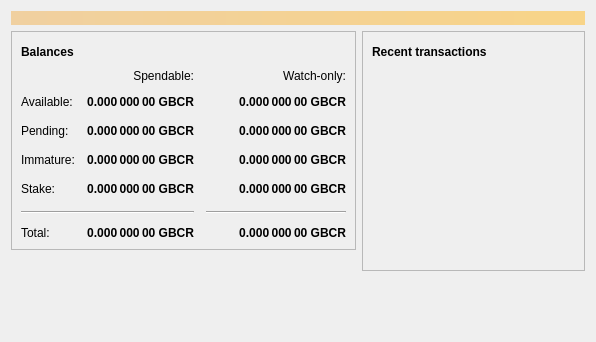
<?xml version="1.0" encoding="UTF-8"?>
<ui version="4.0">
 <class>OverviewPage</class>
 <widget class="QWidget" name="OverviewPage">
  <property name="geometry">
   <rect>
    <x>0</x>
    <y>0</y>
    <width>596</width>
    <height>342</height>
   </rect>
  </property>
  <property name="windowTitle">
   <string>Form</string>
  </property>
  <layout class="QVBoxLayout" name="topLayout">
   <item>
    <widget class="QLabel" name="labelAlerts">
     <property name="visible">
      <bool>false</bool>
     </property>
     <property name="styleSheet">
      <string notr="true">QLabel { background-color: qlineargradient(x1: 0, y1: 0, x2: 1, y2: 0, stop:0 #F0D0A0, stop:1 #F8D488); color:#000000; }</string>
     </property>
     <property name="wordWrap">
      <bool>true</bool>
     </property>
     <property name="margin">
      <number>3</number>
     </property>
     <property name="textInteractionFlags">
      <set>Qt::TextSelectableByMouse</set>
     </property>
    </widget>
   </item>
   <item>
    <layout class="QHBoxLayout" name="horizontalLayout" stretch="1,1">
     <item>
      <layout class="QVBoxLayout" name="verticalLayout_2">
       <item>
        <widget class="QFrame" name="frame">
         <property name="frameShape">
          <enum>QFrame::StyledPanel</enum>
         </property>
         <property name="frameShadow">
          <enum>QFrame::Raised</enum>
         </property>
         <layout class="QVBoxLayout" name="verticalLayout_4">
          <item>
           <layout class="QHBoxLayout" name="horizontalLayout_4">
            <item>
             <widget class="QLabel" name="label_5">
              <property name="font">
               <font>
                <weight>75</weight>
                <bold>true</bold>
               </font>
              </property>
              <property name="text">
               <string>Balances</string>
              </property>
             </widget>
            </item>
            <item>
             <widget class="QPushButton" name="labelWalletStatus">
              <property name="enabled">
               <bool>true</bool>
              </property>
              <property name="maximumSize">
               <size>
                <width>30</width>
                <height>16777215</height>
               </size>
              </property>
              <property name="toolTip">
               <string>The displayed information may be out of date. Your wallet automatically synchronizes with the Gold BCR network after a connection is established, but this process has not completed yet.</string>
              </property>
              <property name="text">
               <string/>
              </property>
              <property name="icon">
               <iconset resource="../goldbcr.qrc">
                <normaloff>:/icons/warning</normaloff>
                <disabledoff>:/icons/warning</disabledoff>:/icons/warning</iconset>
              </property>
              <property name="iconSize">
               <size>
                <width>24</width>
                <height>24</height>
               </size>
              </property>
              <property name="flat">
               <bool>true</bool>
              </property>
             </widget>
            </item>
            <item>
             <spacer name="horizontalSpacer_3">
              <property name="orientation">
               <enum>Qt::Horizontal</enum>
              </property>
              <property name="sizeHint" stdset="0">
               <size>
                <width>40</width>
                <height>20</height>
               </size>
              </property>
             </spacer>
            </item>
           </layout>
          </item>
          <item>
           <layout class="QGridLayout" name="gridLayout">
            <property name="spacing">
             <number>12</number>
            </property>
            <item row="2" column="2">
             <widget class="QLabel" name="labelWatchPending">
              <property name="font">
               <font>
                <weight>75</weight>
                <bold>true</bold>
               </font>
              </property>
              <property name="cursor">
               <cursorShape>IBeamCursor</cursorShape>
              </property>
              <property name="toolTip">
               <string>Unconfirmed transactions to watch-only addresses</string>
              </property>
              <property name="text">
               <string notr="true">0.000 000 00 GBCR</string>
              </property>
              <property name="alignment">
               <set>Qt::AlignRight|Qt::AlignTrailing|Qt::AlignVCenter</set>
              </property>
              <property name="textInteractionFlags">
               <set>Qt::LinksAccessibleByMouse|Qt::TextSelectableByKeyboard|Qt::TextSelectableByMouse</set>
              </property>
             </widget>
            </item>
            <item row="2" column="1">
             <widget class="QLabel" name="labelUnconfirmed">
              <property name="font">
               <font>
                <weight>75</weight>
                <bold>true</bold>
               </font>
              </property>
              <property name="cursor">
               <cursorShape>IBeamCursor</cursorShape>
              </property>
              <property name="toolTip">
               <string>Total of transactions that have yet to be confirmed, and do not yet count toward the spendable balance</string>
              </property>
              <property name="text">
               <string notr="true">0.000 000 00 GBCR</string>
              </property>
              <property name="alignment">
               <set>Qt::AlignRight|Qt::AlignTrailing|Qt::AlignVCenter</set>
              </property>
              <property name="textInteractionFlags">
               <set>Qt::LinksAccessibleByMouse|Qt::TextSelectableByKeyboard|Qt::TextSelectableByMouse</set>
              </property>
             </widget>
            </item>
            <item row="3" column="2">
             <widget class="QLabel" name="labelWatchImmature">
              <property name="font">
               <font>
                <weight>75</weight>
                <bold>true</bold>
               </font>
              </property>
              <property name="cursor">
               <cursorShape>IBeamCursor</cursorShape>
              </property>
              <property name="toolTip">
               <string>Mined balance in watch-only addresses that has not yet matured</string>
              </property>
              <property name="text">
               <string notr="true">0.000 000 00 GBCR</string>
              </property>
              <property name="alignment">
               <set>Qt::AlignRight|Qt::AlignTrailing|Qt::AlignVCenter</set>
              </property>
              <property name="textInteractionFlags">
               <set>Qt::LinksAccessibleByMouse|Qt::TextSelectableByKeyboard|Qt::TextSelectableByMouse</set>
              </property>
             </widget>
            </item>
            <item row="5" column="0" colspan="2">
             <widget class="Line" name="line">
              <property name="orientation">
               <enum>Qt::Horizontal</enum>
              </property>
             </widget>
            </item>
            <item row="5" column="2">
             <widget class="Line" name="lineWatchBalance">
              <property name="sizePolicy">
               <sizepolicy hsizetype="Preferred" vsizetype="Fixed">
                <horstretch>0</horstretch>
                <verstretch>0</verstretch>
               </sizepolicy>
              </property>
              <property name="minimumSize">
               <size>
                <width>140</width>
                <height>0</height>
               </size>
              </property>
              <property name="orientation">
               <enum>Qt::Horizontal</enum>
              </property>
             </widget>
            </item>
            <item row="6" column="0">
             <widget class="QLabel" name="labelTotalText">
              <property name="text">
               <string>Total:</string>
              </property>
             </widget>
            </item>
            <item row="3" column="1">
             <widget class="QLabel" name="labelImmature">
              <property name="font">
               <font>
                <weight>75</weight>
                <bold>true</bold>
               </font>
              </property>
              <property name="cursor">
               <cursorShape>IBeamCursor</cursorShape>
              </property>
              <property name="toolTip">
               <string>Mined balance that has not yet matured</string>
              </property>
              <property name="text">
               <string notr="true">0.000 000 00 GBCR</string>
              </property>
              <property name="alignment">
               <set>Qt::AlignRight|Qt::AlignTrailing|Qt::AlignVCenter</set>
              </property>
              <property name="textInteractionFlags">
               <set>Qt::LinksAccessibleByMouse|Qt::TextSelectableByKeyboard|Qt::TextSelectableByMouse</set>
              </property>
             </widget>
            </item>
            <item row="2" column="3">
             <spacer name="horizontalSpacer_2">
              <property name="orientation">
               <enum>Qt::Horizontal</enum>
              </property>
              <property name="sizeHint" stdset="0">
               <size>
                <width>40</width>
                <height>20</height>
               </size>
              </property>
             </spacer>
            </item>
            <item row="3" column="0">
             <widget class="QLabel" name="labelImmatureText">
              <property name="text">
               <string>Immature:</string>
              </property>
             </widget>
            </item>
            <item row="4" column="1">
             <widget class="QLabel" name="labelStake">
              <property name="font">
               <font>
                <weight>75</weight>
                <bold>true</bold>
               </font>
              </property>
              <property name="cursor">
               <cursorShape>IBeamCursor</cursorShape>
              </property>
              <property name="toolTip">
               <string>Stake</string>
              </property>
              <property name="text">
               <string notr="true">0.000 000 00 GBCR</string>
              </property>
              <property name="alignment">
               <set>Qt::AlignRight|Qt::AlignTrailing|Qt::AlignVCenter</set>
              </property>
              <property name="textInteractionFlags">
               <set>Qt::LinksAccessibleByMouse|Qt::TextSelectableByKeyboard|Qt::TextSelectableByMouse</set>
              </property>
             </widget>
            </item>
            <item row="4" column="3">
             <spacer name="horizontalSpacer_4">
              <property name="orientation">
               <enum>Qt::Horizontal</enum>
              </property>
              <property name="sizeHint" stdset="0">
               <size>
                <width>40</width>
                <height>20</height>
               </size>
              </property>
             </spacer>
            </item>
            <item row="4" column="0">
             <widget class="QLabel" name="labelStakeText">
              <property name="text">
                <string>Stake:</string>
              </property>
             </widget>
            </item>
            <item row="4" column="2">
             <widget class="QLabel" name="labelWatchStake">
              <property name="font">
               <font>
                <weight>75</weight>
                <bold>true</bold>
               </font>
              </property>
              <property name="cursor">
               <cursorShape>IBeamCursor</cursorShape>
              </property>
              <property name="toolTip">
               <string>Watch Stake</string>
              </property>
              <property name="text">
               <string notr="true">0.000 000 00 GBCR</string>
              </property>
              <property name="alignment">
               <set>Qt::AlignRight|Qt::AlignTrailing|Qt::AlignVCenter</set>
              </property>
              <property name="textInteractionFlags">
               <set>Qt::LinksAccessibleByMouse|Qt::TextSelectableByKeyboard|Qt::TextSelectableByMouse</set>
              </property>
             </widget>
            </item>
            <item row="6" column="1">
             <widget class="QLabel" name="labelTotal">
              <property name="font">
               <font>
                <weight>75</weight>
                <bold>true</bold>
               </font>
              </property>
              <property name="cursor">
               <cursorShape>IBeamCursor</cursorShape>
              </property>
              <property name="toolTip">
               <string>Your current total balance</string>
              </property>
              <property name="text">
               <string notr="true">0.000 000 00 GBCR</string>
              </property>
              <property name="alignment">
               <set>Qt::AlignRight|Qt::AlignTrailing|Qt::AlignVCenter</set>
              </property>
              <property name="textInteractionFlags">
               <set>Qt::LinksAccessibleByMouse|Qt::TextSelectableByKeyboard|Qt::TextSelectableByMouse</set>
              </property>
             </widget>
            </item>
            <item row="6" column="2">
             <widget class="QLabel" name="labelWatchTotal">
              <property name="font">
               <font>
                <weight>75</weight>
                <bold>true</bold>
               </font>
              </property>
              <property name="cursor">
               <cursorShape>IBeamCursor</cursorShape>
              </property>
              <property name="toolTip">
               <string>Current total balance in watch-only addresses</string>
              </property>
              <property name="text">
               <string notr="true">0.000 000 00 GBCR</string>
              </property>
              <property name="alignment">
               <set>Qt::AlignRight|Qt::AlignTrailing|Qt::AlignVCenter</set>
              </property>
              <property name="textInteractionFlags">
               <set>Qt::LinksAccessibleByMouse|Qt::TextSelectableByKeyboard|Qt::TextSelectableByMouse</set>
              </property>
             </widget>
            </item>
            <item row="0" column="2">
             <widget class="QLabel" name="labelWatchonly">
              <property name="text">
               <string>Watch-only:</string>
              </property>
              <property name="alignment">
               <set>Qt::AlignRight|Qt::AlignTrailing|Qt::AlignVCenter</set>
              </property>
             </widget>
            </item>
            <item row="1" column="0">
             <widget class="QLabel" name="labelBalanceText">
              <property name="text">
               <string>Available:</string>
              </property>
             </widget>
            </item>
            <item row="1" column="1">
             <widget class="QLabel" name="labelBalance">
              <property name="font">
               <font>
                <weight>75</weight>
                <bold>true</bold>
               </font>
              </property>
              <property name="cursor">
               <cursorShape>IBeamCursor</cursorShape>
              </property>
              <property name="toolTip">
               <string>Your current spendable balance</string>
              </property>
              <property name="text">
               <string notr="true">0.000 000 00 GBCR</string>
              </property>
              <property name="alignment">
               <set>Qt::AlignRight|Qt::AlignTrailing|Qt::AlignVCenter</set>
              </property>
              <property name="textInteractionFlags">
               <set>Qt::LinksAccessibleByMouse|Qt::TextSelectableByKeyboard|Qt::TextSelectableByMouse</set>
              </property>
             </widget>
            </item>
            <item row="1" column="2">
             <widget class="QLabel" name="labelWatchAvailable">
              <property name="font">
               <font>
                <weight>75</weight>
                <bold>true</bold>
               </font>
              </property>
              <property name="cursor">
               <cursorShape>IBeamCursor</cursorShape>
              </property>
              <property name="toolTip">
               <string>Your current balance in watch-only addresses</string>
              </property>
              <property name="text">
               <string notr="true">0.000 000 00 GBCR</string>
              </property>
              <property name="alignment">
               <set>Qt::AlignRight|Qt::AlignTrailing|Qt::AlignVCenter</set>
              </property>
              <property name="textInteractionFlags">
               <set>Qt::LinksAccessibleByMouse|Qt::TextSelectableByKeyboard|Qt::TextSelectableByMouse</set>
              </property>
             </widget>
            </item>
            <item row="2" column="0">
             <widget class="QLabel" name="labelPendingText">
              <property name="text">
               <string>Pending:</string>
              </property>
             </widget>
            </item>
            <item row="0" column="1">
             <widget class="QLabel" name="labelSpendable">
              <property name="text">
               <string>Spendable:</string>
              </property>
              <property name="alignment">
               <set>Qt::AlignRight|Qt::AlignTrailing|Qt::AlignVCenter</set>
              </property>
             </widget>
            </item>
           </layout>
          </item>
         </layout>
        </widget>
       </item>
       <item>
        <spacer name="verticalSpacer">
         <property name="orientation">
          <enum>Qt::Vertical</enum>
         </property>
         <property name="sizeHint" stdset="0">
          <size>
           <width>20</width>
           <height>40</height>
          </size>
         </property>
        </spacer>
       </item>
      </layout>
     </item>
     <item>
      <layout class="QVBoxLayout" name="verticalLayout_3">
       <item>
        <widget class="QFrame" name="frame_2">
         <property name="frameShape">
          <enum>QFrame::StyledPanel</enum>
         </property>
         <property name="frameShadow">
          <enum>QFrame::Raised</enum>
         </property>
         <layout class="QVBoxLayout" name="verticalLayout">
          <item>
           <layout class="QHBoxLayout" name="horizontalLayout_2">
            <item>
             <widget class="QLabel" name="label_4">
              <property name="font">
               <font>
                <weight>75</weight>
                <bold>true</bold>
               </font>
              </property>
              <property name="text">
               <string>Recent transactions</string>
              </property>
             </widget>
            </item>
            <item>
             <widget class="QPushButton" name="labelTransactionsStatus">
              <property name="enabled">
               <bool>true</bool>
              </property>
              <property name="maximumSize">
               <size>
                <width>30</width>
                <height>16777215</height>
               </size>
              </property>
              <property name="toolTip">
               <string>The displayed information may be out of date. Your wallet automatically synchronizes with the Gold BCR network after a connection is established, but this process has not completed yet.</string>
              </property>
              <property name="text">
               <string/>
              </property>
              <property name="icon">
               <iconset resource="../goldbcr.qrc">
                <normaloff>:/icons/warning</normaloff>
                <disabledoff>:/icons/warning</disabledoff>:/icons/warning</iconset>
              </property>
              <property name="iconSize">
               <size>
                <width>24</width>
                <height>24</height>
               </size>
              </property>
              <property name="flat">
               <bool>true</bool>
              </property>
             </widget>
            </item>
            <item>
             <spacer name="horizontalSpacer">
              <property name="orientation">
               <enum>Qt::Horizontal</enum>
              </property>
              <property name="sizeHint" stdset="0">
               <size>
                <width>40</width>
                <height>20</height>
               </size>
              </property>
             </spacer>
            </item>
           </layout>
          </item>
          <item>
           <widget class="QListView" name="listTransactions">
            <property name="styleSheet">
             <string notr="true">QListView { background: transparent; }</string>
            </property>
            <property name="frameShape">
             <enum>QFrame::NoFrame</enum>
            </property>
            <property name="verticalScrollBarPolicy">
             <enum>Qt::ScrollBarAlwaysOff</enum>
            </property>
            <property name="horizontalScrollBarPolicy">
             <enum>Qt::ScrollBarAlwaysOff</enum>
            </property>
            <property name="selectionMode">
             <enum>QAbstractItemView::NoSelection</enum>
            </property>
           </widget>
          </item>
         </layout>
        </widget>
       </item>
       <item>
        <spacer name="verticalSpacer_2">
         <property name="orientation">
          <enum>Qt::Vertical</enum>
         </property>
         <property name="sizeHint" stdset="0">
          <size>
           <width>20</width>
           <height>40</height>
          </size>
         </property>
        </spacer>
       </item>
      </layout>
     </item>
    </layout>
   </item>
  </layout>
 </widget>
 <resources/>
 <connections/>
</ui>
